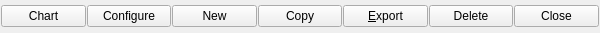
<?xml version="1.0" encoding="UTF-8"?>
<ui version="4.0" stdsetdef="1">
  <author></author>
  <comment></comment>
  <exportmacro></exportmacro>
  <class>kMyMoneyReportControlDecl</class>
  <widget class="QWidget" name="kMyMoneyReportControlDecl">
    <property name="geometry">
      <rect>
        <x>0</x>
        <y>0</y>
        <width>600</width>
        <height>33</height>
      </rect>
    </property>
    <property name="windowTitle">
      <string>ReportControl</string>
    </property>
    <layout class="QHBoxLayout">
      <property name="margin">
        <number>1</number>
      </property>
      <property name="spacing">
        <number>1</number>
      </property>
      <item>
        <widget class="QPushButton" name="buttonChart">
          <property name="minimumSize">
            <size>
              <width>75</width>
              <height>0</height>
            </size>
          </property>
          <property name="text">
            <string>Chart</string>
          </property>
          <property name="toolTip" stdset="0">
            <string>Show the chart version of this report</string>
          </property>
        </widget>
      </item>
      <item>
        <widget class="QPushButton" name="buttonConfigure">
          <property name="minimumSize">
            <size>
              <width>75</width>
              <height>0</height>
            </size>
          </property>
          <property name="text">
            <string>Configure</string>
          </property>
          <property name="toolTip" stdset="0">
            <string>Configure this report</string>
          </property>
        </widget>
      </item>
      <item>
        <widget class="QPushButton" name="buttonNew">
          <property name="minimumSize">
            <size>
              <width>75</width>
              <height>0</height>
            </size>
          </property>
          <property name="text">
            <string comment="@action create new report">New</string>
          </property>
          <property name="toolTip" stdset="0">
            <string>Create a new report based on this one</string>
          </property>
        </widget>
      </item>
      <item>
        <widget class="QPushButton" name="buttonCopy">
          <property name="minimumSize">
            <size>
              <width>75</width>
              <height>0</height>
            </size>
          </property>
          <property name="text">
            <string>Copy</string>
          </property>
          <property name="toolTip" stdset="0">
            <string>Copy this report to the clipboard</string>
          </property>
        </widget>
      </item>
      <item>
        <widget class="QPushButton" name="buttonExport">
          <property name="minimumSize">
            <size>
              <width>75</width>
              <height>0</height>
            </size>
          </property>
          <property name="text">
            <string>&amp;Export</string>
          </property>
          <property name="toolTip" stdset="0">
            <string>Export this report as an HTML or CSV file</string>
          </property>
        </widget>
      </item>
      <item>
        <widget class="QPushButton" name="buttonDelete">
          <property name="minimumSize">
            <size>
              <width>75</width>
              <height>0</height>
            </size>
          </property>
          <property name="text">
            <string>Delete</string>
          </property>
          <property name="toolTip" stdset="0">
            <string>Permanently delete this report</string>
          </property>
        </widget>
      </item>
      <item>
        <widget class="QPushButton" name="buttonClose">
          <property name="minimumSize">
            <size>
              <width>75</width>
              <height>0</height>
            </size>
          </property>
          <property name="text">
            <string>Close</string>
          </property>
          <property name="toolTip" stdset="0">
            <string>Close this window</string>
          </property>
        </widget>
      </item>
    </layout>
  </widget>
  <layoutdefault spacing="6" margin="11"/>
  </ui>
